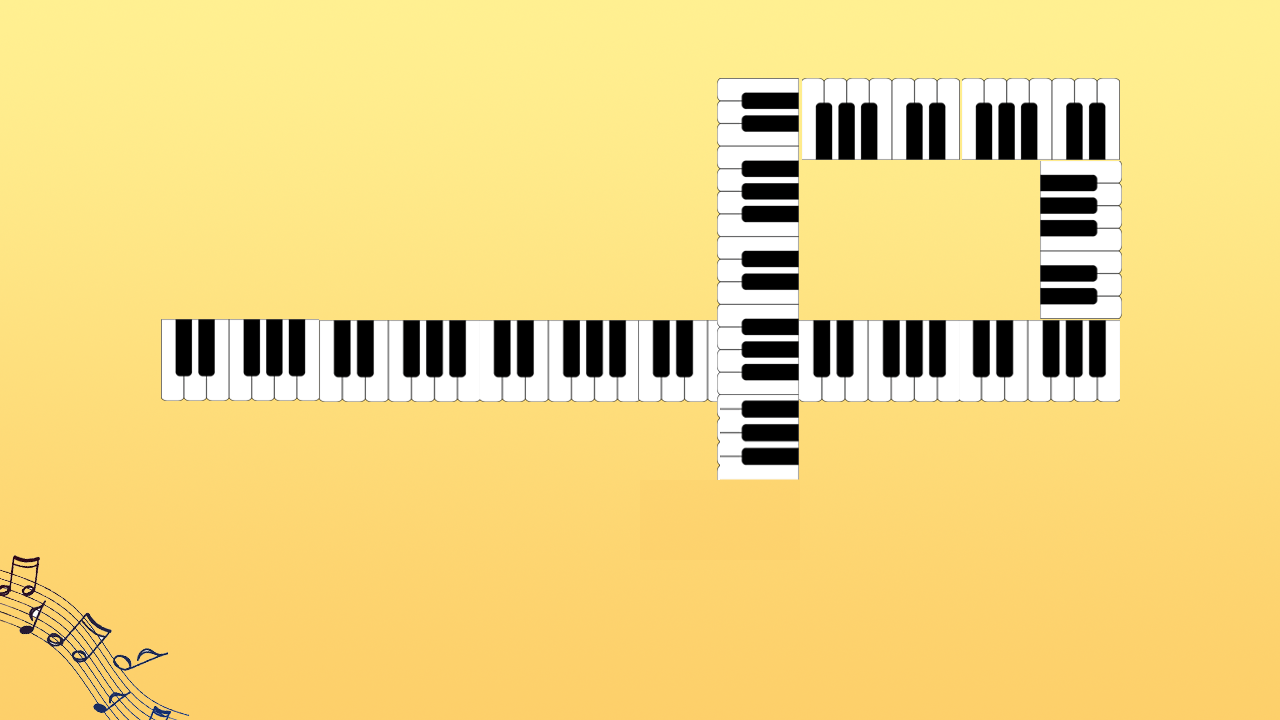

Below is a game level as drawn by its tile map, then a one-line description and the .tmx that defines it (tile-layer data replaced by summaries):
An orthogonal 16x9 tile map with 80x80 px tiles, 1 tile layer (块层 1) and 29 objects (enemy, baby, assistant).

<map version="1.0" orientation="orthogonal" width="16" height="9" tilewidth="80" tileheight="80">
 <tileset firstgid="1" name="5" tilewidth="80" tileheight="80">
  <image source="5.png" width="1280" height="720" />
 </tileset>
 <layer name="块层 1" width="16" height="9">
  <data>[144 cells, 144 non-empty, 142 distinct tile ids]</data>
 </layer>
 <objectgroup name="people" width="16" height="9" visible="0">
  <object name="enemy" x="160" y="320" width="80" height="80" />
  <object name="baby" x="720" y="480" width="80" height="80" />
  <object name="assistant" x="743" y="441" width="33" height="32" />
 </objectgroup>
 <objectgroup name="barrier" width="16" height="9" visible="0">
  <object x="160" y="320" height="80" />
  <object x="160" y="320" width="560" />
  <object x="160" y="400" width="560" />
  <object x="720" y="400" height="240" />
  <object x="800" y="400" height="240" />
  <object x="800" y="400" width="320" />
  <object x="1120" y="80" height="320" />
  <object x="720" y="80" width="400" />
  <object x="720" y="80" height="240" />
  <object x="800" y="160" height="160" />
  <object x="800" y="320" width="240" />
  <object x="800" y="160" width="240" />
  <object x="1040" y="160" height="160" />
 </objectgroup>
 <objectgroup name="road" width="16" height="9" visible="0">
  <object x="161" y="319" width="919" height="81">
   <properties>
    <property name="direction" value="right" />
   </properties>
  </object>
  <object x="1039" y="124" width="83" height="276">
   <properties>
    <property name="direction" value="up" />
   </properties>
  </object>
  <object x="759" y="80" width="360" height="80">
   <properties>
    <property name="direction" value="left" />
   </properties>
  </object>
  <object x="721" y="79" width="81" height="481">
   <properties>
    <property name="direction" value="down" />
   </properties>
  </object>
 </objectgroup>
 <objectgroup name="tower" width="16" height="9">
  <object x="320" y="240" width="80" height="80">
   <properties>
    <property name="type" value="5,7,8" />
   </properties>
  </object>
  <object x="560" y="240" width="80" height="80">
   <properties>
    <property name="type" value="5,7,8" />
   </properties>
  </object>
  <object x="800" y="240" width="80" height="80">
   <properties>
    <property name="type" value="5,7,8" />
   </properties>
  </object>
  <object x="960" y="400" width="80" height="80">
   <properties>
    <property name="type" value="5,7,8" />
   </properties>
  </object>
  <object x="1120" y="160" width="80" height="80">
   <properties>
    <property name="type" value="5,7,8" />
   </properties>
  </object>
  <object x="640" y="160" width="80" height="80">
   <properties>
    <property name="type" value="5,7,8" />
   </properties>
  </object>
  <object x="240" y="400" width="80" height="80">
   <properties>
    <property name="type" value="5,7,8" />
   </properties>
  </object>
  <object x="1120" y="320" width="80" height="80">
   <properties>
    <property name="type" value="5,7,8" />
   </properties>
  </object>
  <object x="1040" y="400" width="80" height="80">
   <properties>
    <property name="type" value="5,7,8" />
   </properties>
  </object>
 </objectgroup>
</map>
